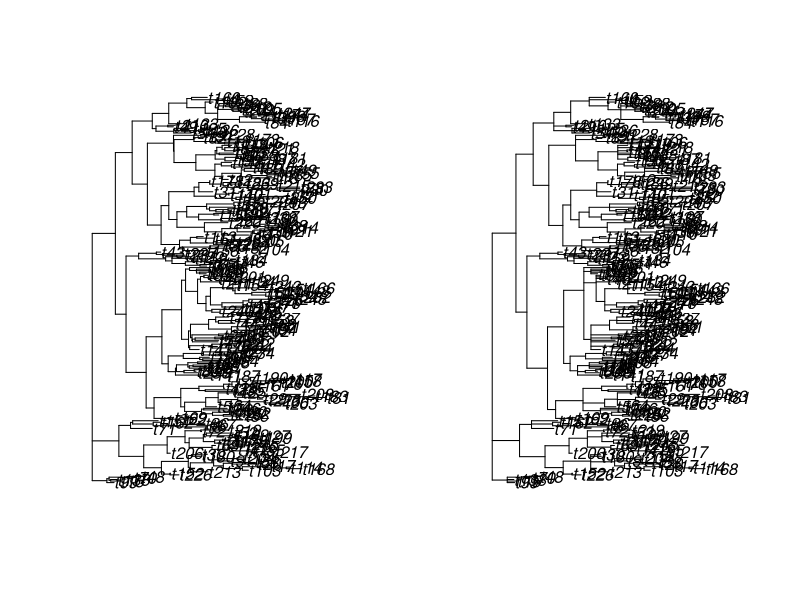
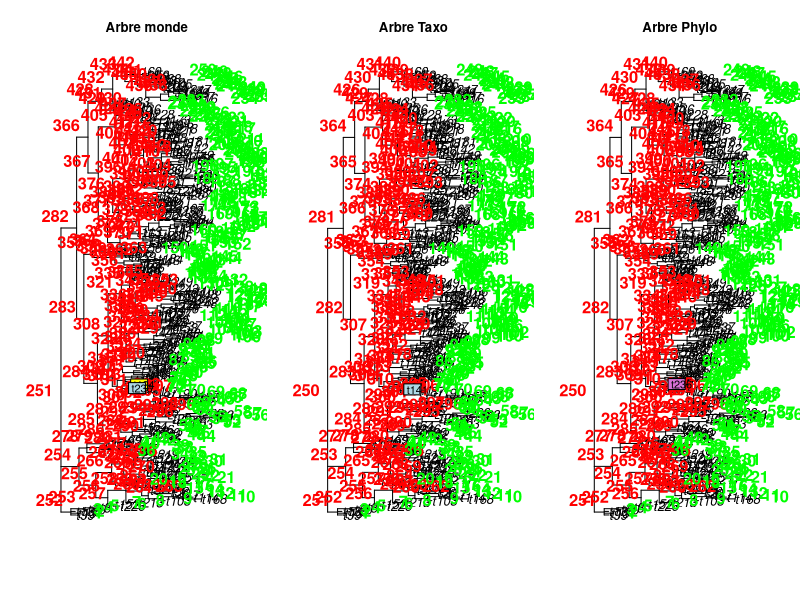
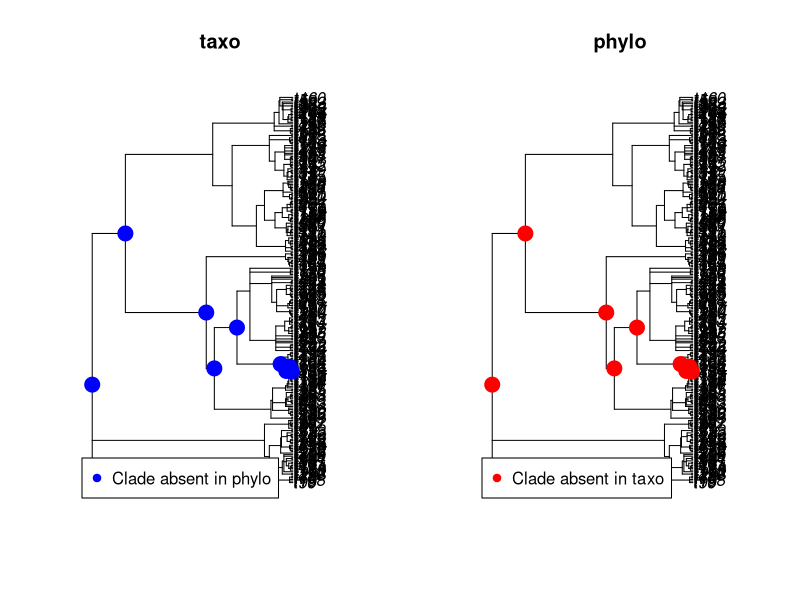

Here is the R script that generated these plots, in order: (Note: this script raises an error after producing the figures.)
library(ape)
ori = rtree(250, rooted = FALSE)
(q1 = summary(ori$edge.length)[2])
ttt = sample(1:(ori$Nnode-1), size = 2, replace = F)
tip1=ttt[1]
tip2 = ttt[2]


# Avant après polytomie ####
#' [Avant après polytomie]
summary(ori)
par(xpd = TRUE) # Permettre à la légende de sortir du cadre de la figure
layout(matrix(c(1,2),1,2)) # Matrice pour tracer les plots
plot (ori)
ori = di2multi(ori, tol= round(q1, digits = 1)) # Binaire vers polytomies
plot(ori)



# Création arbre taxo et phylo ####
#' [Visu taxo et phylo]
layout(matrix(c(1,2,3),1,3)) # Matrice pour tracer les plots

plot(ori, cex = 1.2, main = "Arbre monde")
nodelabels(adj = c(1.3,-0.5), frame = "n", cex = 1.5, font = 2, col="red")
tiplabels(adj = c(-2,0.3), frame = "n", cex = 1.5, font = 2, col="green")
tiplabels(ori$tip.label[tip1], tip1, adj=0)
tiplabels(ori$tip.label[tip2], tip2, adj=0, bg = "lightblue")

taxo = drop.tip(ori, tip1) # Enlever une feuille
plot(taxo, main = "Arbre Taxo", cex = 1.2)
nodelabels(adj = c(1.3,-0.5), frame = "n", cex = 1.5, font = 2, col="red")
tiplabels(adj = c(-2,0.3), frame = "n", cex = 1.5, font = 2, col="green")
tiplabels(taxo$tip.label[tip2-1], tip2-1, adj=0, bg = "lightblue")

phylo = drop.tip(ori, tip2) # Enlever une feuille
phylo$tip.label[tip1] = ori$tip.label[tip2] # Changer le nom de la feuille qui est "déplacée"
plot(phylo, main = "Arbre Phylo", cex = 1.2)
nodelabels(adj = c(1.3,-0.5), frame = "n", cex = 1.5, font = 2, col="red")
tiplabels(adj = c(-2,0.3), frame = "n", cex = 1.5, font = 2, col="green")
tiplabels(phylo$tip.label[tip1],tip1, adj=0, bg = "orchid")

# Comparaison arbre taxo et phylo
compare = comparePhylo(taxo, phylo, plot = T, force.rooted = TRUE)
a=all.equal.phylo(phylo, taxo, use.edge.length = F, index.return = T)

# Fonctions qui peuvent être intéressantes
nodepath()
node.depth()
mrca()
as.bitsplits()
reorder.phylo ()
which.edge()
write.tree(phylo) # possibilité de sortir la valeur en console
getAnywhere(comparePhylo())


deparse(substitute(phylo))
Ntip(phylo)

# Tests perso ####
key1 <- makeNodeLabel(taxo, "md5sum")$node.label
key2 <- makeNodeLabel(phylo, "md5sum")$node.label
mk12 <- match(key1, key2)
mk21 <- match(key2, key1)
tmp <- is.na(mk12)

## Choper les différences ####
noeud_different <- which(tmp)+Ntip(taxo) # numéros des noeuds différents
MRCA = getMRCA(taxo, noeud_different) # numéro du noeud où la divergence commence
le_plus_a_droite = noeud_different[  
  which.min(node.depth(taxo)[noeud_different])] #numéro du noeud le plus "bas" dans la phylo


def.par <- par(no.readonly = TRUE)
layout(matrix(1:2, 1, 2))
plot(phylo, use.edge.length = F, main = "taxo")
nodelabels(node = which(tmp)+Ntip(taxo), pch = 19, col = "blue", cex = 2)
nodelabels()
tiplabels()
legend(location, legend = paste("Clade absent in", tree2), pch = 19, col = "blue")

nodepath(taxo, from=MRCA, to=le_plus_a_droite)

# Extraire un sous arbre en donnant le nom du noeud
test = extract.clade (taxo, 23)
plot(test)
nodelabels()
tiplabels()
